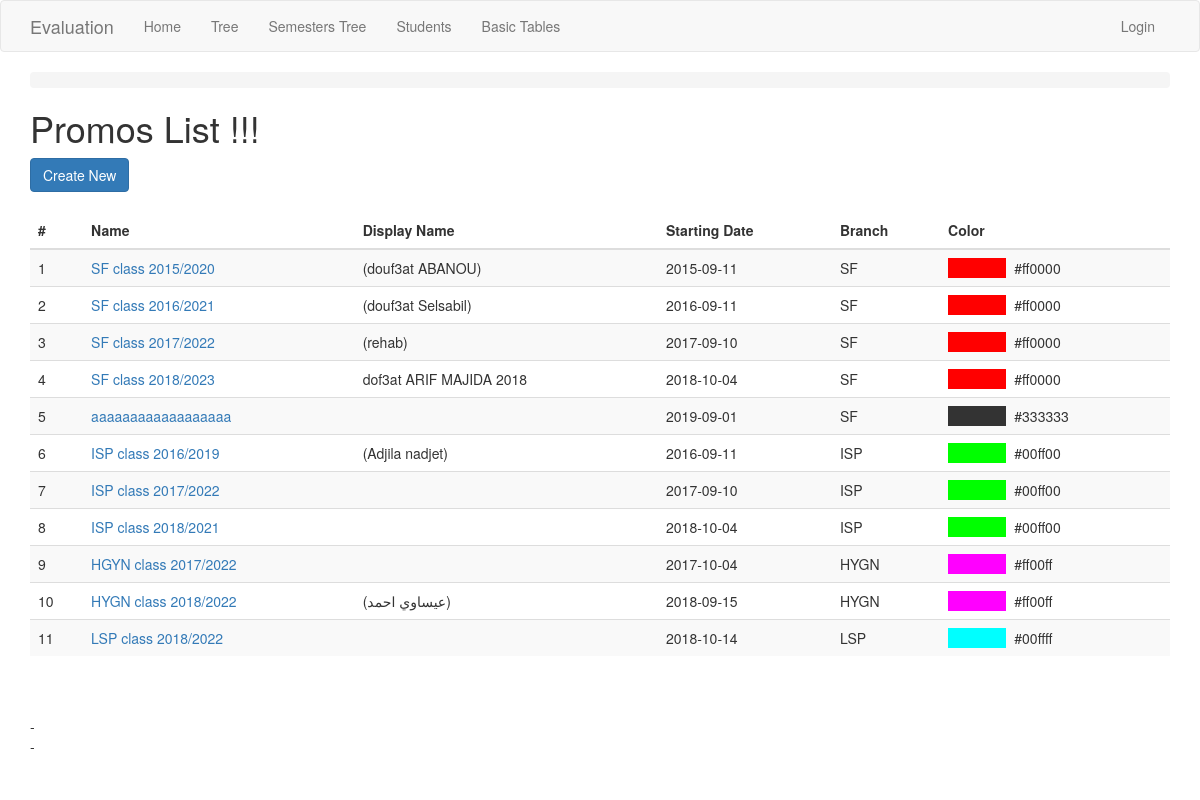
/promo/, run on an earlier commit of the app's database.
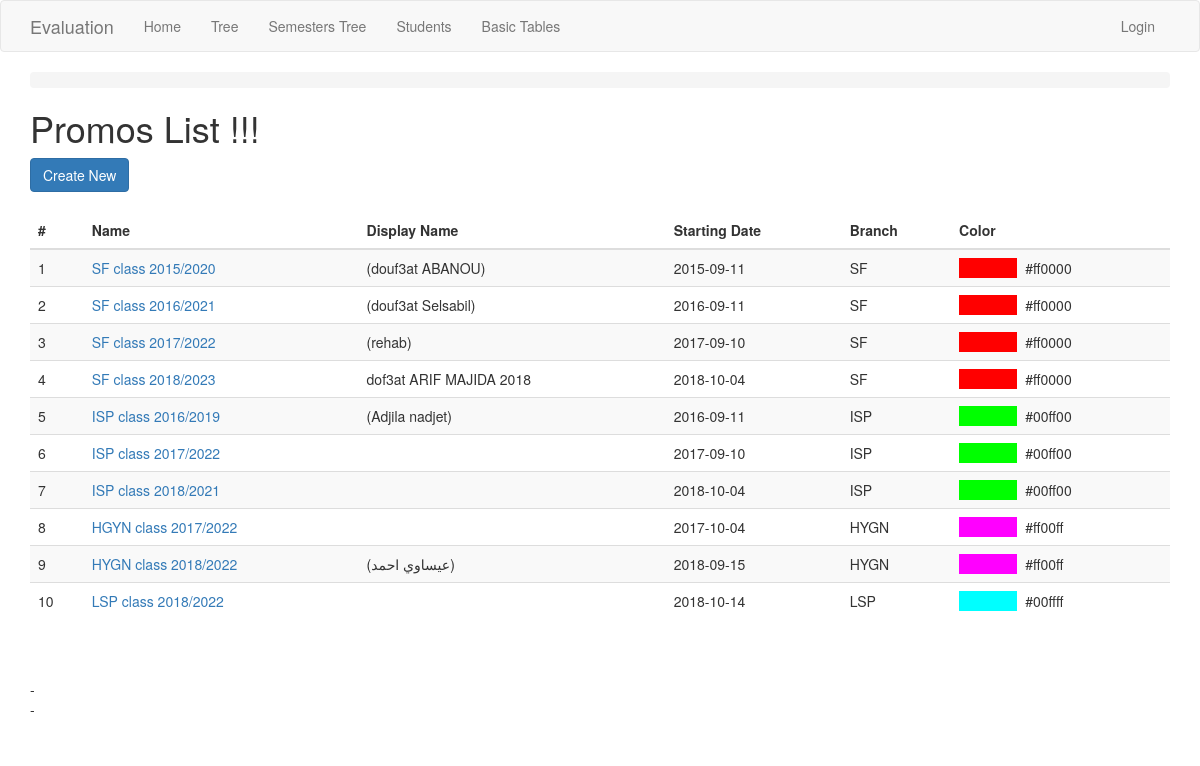
And on a later commit of the database.
### app/models.py (models this page shows, shortened)
class Promo(db.Model):
    id = db.Column(db.Integer, primary_key=True)
    name = db.Column(db.String(250), index=True, unique=True)
    display_name = db.Column(db.String(250))
    start_date = db.Column(db.Date)
    finish_date = db.Column(db.Date)
    color = db.Column(db.String(50))
    branch_id = db.Column(db.Integer, db.ForeignKey('branch.id'))
    sessions = db.relationship('Session', backref='promo')
    annual_session = db.relationship('AnnualSession', back_populates='promo')
    def get_color(self):
        return '#333333' if self.color == None or self.color == '' else self.color

class Branch(db.Model):
    id = db.Column(db.Integer, primary_key=True)
    name = db.Column(db.String(100), index=True, unique=True)
    description = db.Column(db.String(150))
    school_id = db.Column(db.Integer, db.ForeignKey('school.id'))
    students = db.relationship('Student', backref='branch')
    semesters = db.relationship('Semester', backref='branch')
    promos = db.relationship('Promo', backref='branch', order_by='Promo.start_date, Promo.name')

### app/routesBasicTables.py (the view)
@app.route('/promo/')
@register_breadcrumb(app, '.basic.promo', 'Promos')
def promo_index():
    promos = Promo.query.order_by(Promo.branch_id, Promo.start_date).all()
    return render_template('basic-forms/promo/index.html', title='Promos List', promos=promos)

### app/templates/basic-forms/promo/index.html (shortened to what this page needs)
{% extends "base.html" %}
{% block app_content %}
  <h1>Promos List !!!</h1>
  <div>
      <a class="btn btn-primary" href="{{ url_for('promo_create') }}">Create New</a>
  </div>
  <div>
      <table class="table table-striped">
      <thead>
        <tr>
          <th scope="col">#</th>
          <th scope="col">Name</th>
          <th scope="col">Display Name</th>
          <th scope="col">Starting Date</th>
          <th scope="col">Branch</th>
          <th scope="col">Color</th>
        </tr>
      </thead>
      <tbody>
      {% for promo in promos %}
        <tr>
          <td>{{loop.index}}</td>
          <td><a href="{{ url_for('promo_view', id=promo.id) }}">{{ promo.name }}</a></td>
          <td>{{ promo.display_name | replace("None", "") }}</td>
          <td>{{ promo.start_date | replace("None", "") }}</td>
          <td>{{ promo.branch.name | replace("None", "") }}</td>
          <td><span style="background-color: {{ promo.get_color() }};"
              >               </span>  {{ promo.get_color() }}
          </td>
        </tr>
      {% endfor %}
      </tbody>
    </table>
    - </br>
    - </br>
  </div>
{% endblock %}

### app/templates/base.html (shortened to what this page needs)
{% extends 'bootstrap/base.html' %}
{% block styles %}
{{super()}}
{% endblock %}
{% block navbar %}
  <nav class="navbar navbar-default">
    <div class="container">
        <div class="navbar-header">
            <a class="navbar-brand" href="">Evaluation</a>
        </div>
        <div class="collapse navbar-collapse" id="bs-example-navbar-collapse-1">
            <ul class="nav navbar-nav">
                <li><a href="{{ url_for('index') }}">Home</a></li>
                <li><a href="{{ url_for('tree') }}">Tree</a></li>
                <li><a href="{{ url_for('tree_semesters') }}">Semesters Tree</a></li>
                <li><a href="{{ url_for('student_index') }}">Students</a></li>
                <li><a href="{{ url_for('basic_index') }}">Basic Tables</a></li>
            </ul>
            <ul class="nav navbar-nav navbar-right">
                {% if current_user.is_anonymous %}
                <li><a href="{{ url_for('login') }}">Login</a></li>
                {% else %}
                <li><a href="">Profile</a></li>
                <li><a href="{{ url_for('logout') }}">Logout</a></li>
                {% endif %}
            </ul>
        </div>
    </div>
  </nav>
{% endblock %}
{% block content %}
    <div class="container">
        {% include '_breadcrumbs.html' %}
        {% block app_content %}{% endblock %}
    </div>
{% endblock %}

### app/templates/_breadcrumbs.html (shortened to what this page needs)
<ol class="breadcrumb">
</ol>

What changed in the data, as far as the page shows it:
removed Promo: name "aaaaaaaaaaaaaaaaaa", start_date "2019-09-01", branch.name "SF", get_color "#333333"
